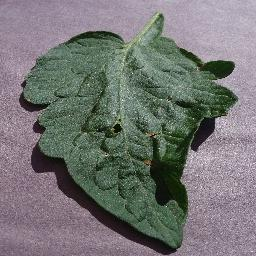
#> input picture dataset/Tomato/0a2de4c5-d688-4f9d-9107-ace1d281c307___Com.G_TgS_FL 7941_180deg.JPG, 256 x 256 px
$ python main.py   (older library calls are emulated)
#> lines starting #> are read from the running program, lines starting #| are printed output that depends on the picture; after the words box and inside, x2 and y2 are one past the last pixel; in counts of white or black regions, pixels touching at a corner belong together
import cv2
import numpy as np
import os
import pickle
from skimage.feature import graycomatrix, graycoprops
from sklearn.model_selection import train_test_split
from sklearn.svm import SVC
from sklearn.preprocessing import StandardScaler
from imutils import paths
import matplotlib.pyplot as plt

# Constants
IMAGE_SIZE = (150, 150)
CLASSES = ["tomato", "not_tomato"]  # Added "not_tomato" for binary classification
GLCM_PROPERTIES = ['contrast', 'energy', 'homogeneity', 'correlation']

# Feature Extraction Function
def extract_features(image_path):
    try:
        image = cv2.imread(image_path)
#> image is the input picture: shape (256, 256, 3); mean B, G, R 116.2, 117.4, 116.8
        if image is None:
            print(f"Warning: Could not read image {image_path}")
            return None

        image = cv2.resize(image, IMAGE_SIZE)
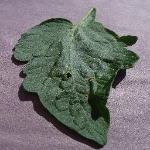
#> image: shape (150, 150, 3); mean B, G, R 116.1, 117.3, 116.7
        gray = cv2.cvtColor(image, cv2.COLOR_BGR2GRAY)

        # Color Histogram (HSV)
        hsv = cv2.cvtColor(image, cv2.COLOR_BGR2HSV)
#> hsv: shape (150, 150, 3); mean H, S, V 108.9, 44.6, 125.8
        hist = cv2.calcHist([hsv], [0, 1, 2], None, [8, 8, 8], [0, 180, 0, 256, 0, 256])
        hist = cv2.normalize(hist, hist).flatten()
#> hist = 512 values, max 0.629 at index 389, min 0 at index 6, mean 0.00689

        # Texture Features (GLCM)
        glcm = graycomatrix(gray, distances=[1, 3, 5], angles=[0, np.pi/4, np.pi/2],
                            levels=256, symmetric=True, normed=True)
        texture_features = []
        for prop in GLCM_PROPERTIES:
            texture_features.extend(graycoprops(glcm, prop).flatten())
#> after the loop, texture_features = 36 values, max 1294.6 at index 8, min 0.0114 at index 17, mean 211.3

        # Shape Features (Hu Moments)
        _, binary = cv2.threshold(gray, 128, 255, cv2.THRESH_BINARY_INV)
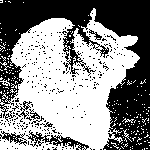
#> binary: shape (150, 150); 54.4% white; 281 black regions (273 under 20 px), largest, box (x1, y1, x2, y2) and area: (0, 0, 150, 150) 8986, (26, 130, 89, 150) 367, (0, 131, 27, 146) 148
        moments = cv2.moments(binary)
#> moments = moments, m00 3121200, centre m10/m00, m01/m00 = (66.34, 85.92)
        hu_moments = cv2.HuMoments(moments).flatten()
#> hu_moments = [0.000794, 6.3e-09, 1.55e-12, 2.44e-13, 1.32e-25, -1.87e-17, -7.17e-26]

        # Combine all features
        features = np.hstack([hist, texture_features, hu_moments])
#> features = 555 values, max 1294.6 at index 520, min -1.87e-17 at index 553, mean 13.71
        return features

    except Exception as e:
        print(f"Error processing {image_path}: {str(e)}")
        return None

# Load Dataset (Includes "not_tomato" for Binary Classification)
def load_dataset(dataset_path):
    features = []
    labels = []

    for label, category in enumerate(CLASSES):  # Loop through both classes
        category_path = os.path.join(dataset_path, category)
        image_paths = list(paths.list_images(category_path))

        for image_path in image_paths:
            feature_vector = extract_features(image_path)
#> feature_vector has the same summary as features in extract_features
            if feature_vector is not None:
                features.append(feature_vector)
                labels.append(label)  # Assign correct label

    return np.array(features), np.array(labels)

# Model Training and Prediction
def main():
    dataset_path = r"C:\Users\admin\Desktop\plant new\dataset"

    print("[INFO] Loading dataset and extracting features...")
    X, y = load_dataset(dataset_path)

    if len(set(y)) < 2:
        print("[ERROR] The dataset must have at least two classes. Check your dataset folders.")
        return

    # Feature Scaling
    scaler = StandardScaler()
    X = scaler.fit_transform(X)

    # Split dataset
    X_train, X_test, y_train, y_test = train_test_split(
        X, y, test_size=0.2, random_state=42, stratify=y)

    # Train SVM Classifier
    print("[INFO] Training SVM classifier for Tomato Detection...")
    svm = SVC(kernel="rbf", C=10, gamma=0.001, probability=True)
    svm.fit(X_train, y_train)

    # Evaluate model
    accuracy = svm.score(X_test, y_test)
    print(f"\n[INFO] SVM Accuracy: {accuracy:.2f}")

    # Save the model
    print("[INFO] Saving Tomato Detection Model...")
    with open("tomato_classifier.pkl", "wb") as f:
        pickle.dump((svm, scaler, CLASSES), f)

    # Test on a new image
    image_path = r"C:\Users\admin\Desktop\plant new\newimg\new1.jpeg" # Change this to your test image path
    predict_image(image_path, svm, scaler)

# Predict a Single Image
def predict_image(image_path, model, scaler):
    feature = extract_features(image_path)

    if feature is None:
        print("[ERROR] Could not extract features from the given image.")
        return

    feature = scaler.transform([feature])
    proba = model.predict_proba(feature)[0]
    prediction = CLASSES[np.argmax(proba)]

    print(f"[RESULT] The image is predicted as: {prediction} ({max(proba):.2f} confidence)")

    # Show Image
    image = cv2.imread(image_path)
    image = cv2.resize(image, (200, 200))
    plt.imshow(cv2.cvtColor(image, cv2.COLOR_BGR2RGB))
    plt.title(f"Prediction: {prediction} ({max(proba):.2f})")
    plt.axis('off')
    plt.show()

if __name__ == "__main__":
    main()
